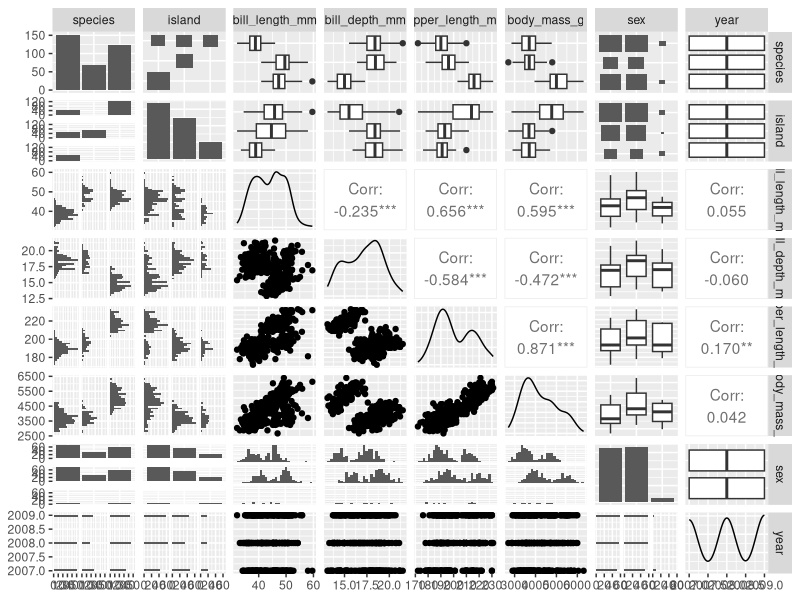
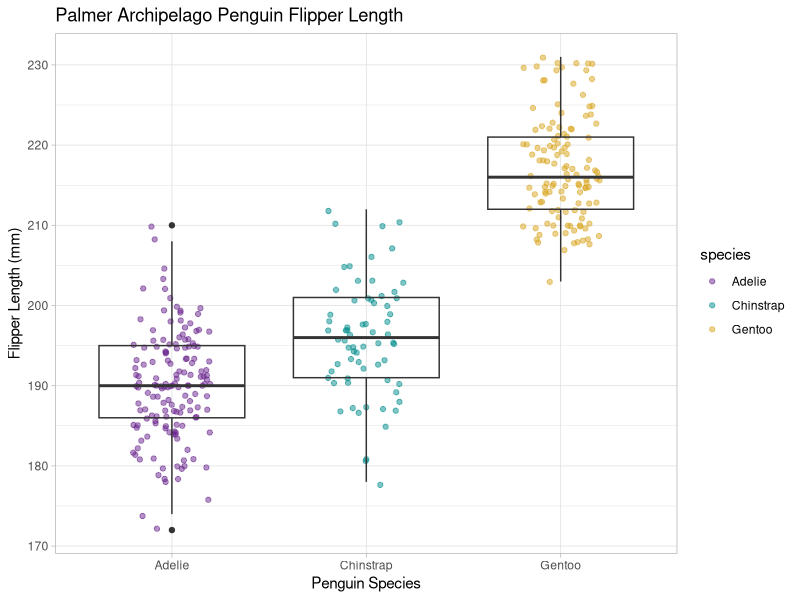
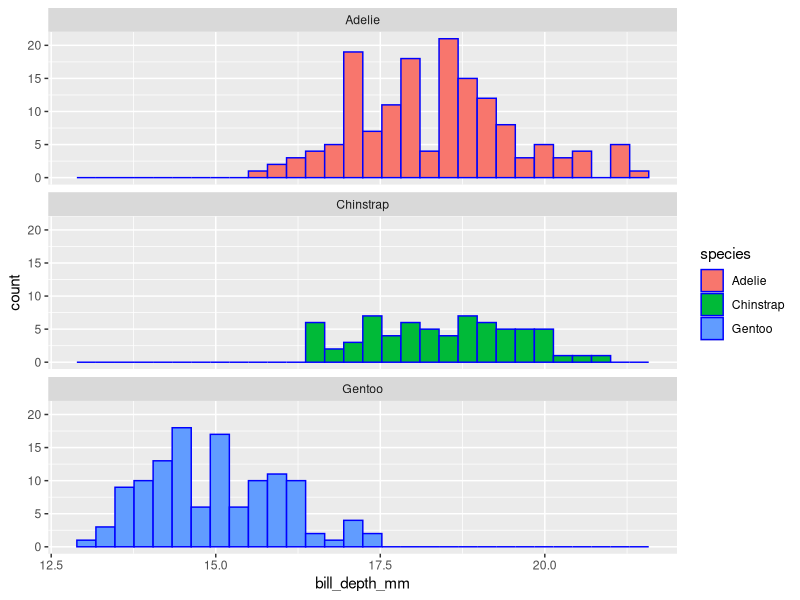

Source code (R) for these figures, in order:
## ---- chunk 1
#| warning: false
#| echo: false


library(tidyverse)
library(palmerpenguins)
library(GGally)
library(skimr)

## ---- chunk 2
# Find the column names:
names(penguins)

# Find the dimensions
dim(penguins)

#Show the first 6 lines
head(penguins)

# Last 6 lines
tail(penguins)

## ---- chunk 3
#| include: false 


# skim
skim(penguins)
GGally::ggpairs(penguins)

## ---- chunk 4
#| fig-cap: "Figure 1 Caption"


ggplot(penguins, aes(species, flipper_length_mm)) +
  geom_jitter(width = 0.2, 
              alpha = 0.5, 
              aes(color = species)) + 
  geom_boxplot(fill = NA) +
  theme_light() + 
  scale_color_manual(values = c("darkorchid4", "cyan4", "goldenrod")) + 
  labs(x = "Penguin Species",
       y = "Flipper Length (mm)", 
       title = "Palmer Archipelago Penguin Flipper Length")
## ---- chunk 5
ggplot(data = penguins, aes(x = bill_depth_mm)) +
  geom_histogram(aes(fill = species), color = "blue") + 
  facet_wrap(~species, ncol = 1)

